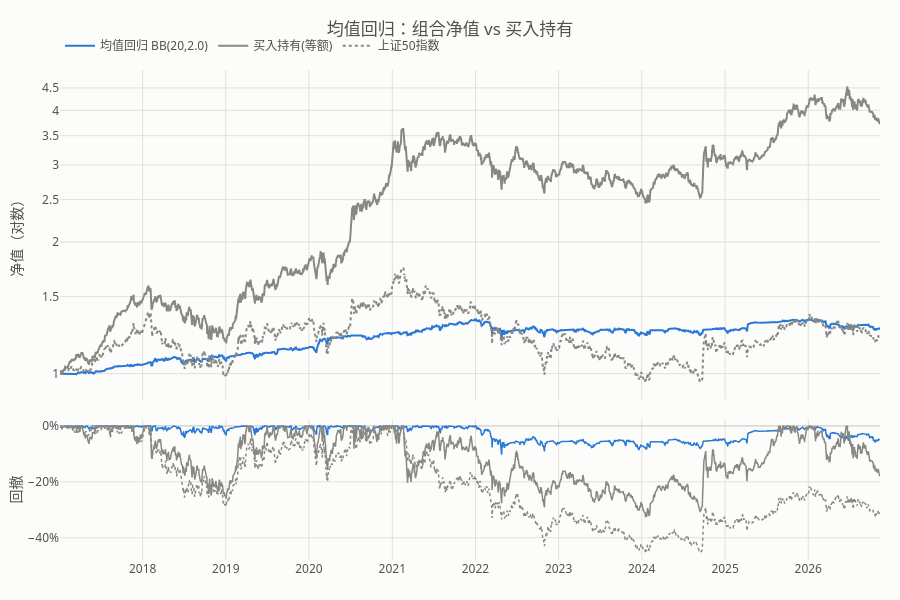

The notebook cell this image was saved under:
### Code cell
plot_equity(mr, "均值回归：组合净值 vs 买入持有")

### Figure 1 — Plotly figure (JSON) as saved in the notebook; plotly's stock layout.template omitted (floating-point values rounded to 4 significant figures; data arrays with more than 128 entries replaced by an {"elided": "..."} marker saying what was removed)
{"data": [{"hovertemplate": "%{y:.2f}", "legendgroup": "均值回归 BB(20,2.0)", "line": {"color": "#2a78d6", "width": 2}, "name": "均值回归 BB(20,2.0)", "type": "scatter", "x": {"elided": "2393 str values"}, "xaxis": "x", "y": {"elided": "2393 float values"}, "yaxis": "y"}, {"hovertemplate": "%{y:.1%}", "legendgroup": "均值回归 BB(20,2.0)", "line": {"color": "#2a78d6", "width": 1.5}, "name": "均值回归 BB(20,2.0)", "showlegend": false, "type": "scatter", "x": {"elided": "2393 str values"}, "xaxis": "x2", "y": {"elided": "2393 float values"}, "yaxis": "y2"}, {"hovertemplate": "%{y:.2f}", "legendgroup": "买入持有(等额)", "line": {"color": "#898781", "width": 2}, "name": "买入持有(等额)", "type": "scatter", "x": {"elided": "2393 str values"}, "xaxis": "x", "y": {"elided": "2393 float values"}, "yaxis": "y"}, {"hovertemplate": "%{y:.1%}", "legendgroup": "买入持有(等额)", "line": {"color": "#898781", "width": 1.5}, "name": "买入持有(等额)", "showlegend": false, "type": "scatter", "x": {"elided": "2393 str values"}, "xaxis": "x2", "y": {"elided": "2393 float values"}, "yaxis": "y2"}, {"hovertemplate": "%{y:.2f}", "legendgroup": "上证50指数", "line": {"color": "#898781", "dash": "dot", "width": 2}, "name": "上证50指数", "type": "scatter", "x": {"elided": "2393 str values"}, "xaxis": "x", "y": {"elided": "2393 float values"}, "yaxis": "y"}, {"hovertemplate": "%{y:.1%}", "legendgroup": "上证50指数", "line": {"color": "#898781", "dash": "dot", "width": 1.5}, "name": "上证50指数", "showlegend": false, "type": "scatter", "x": {"elided": "2393 str values"}, "xaxis": "x2", "y": {"elided": "2393 float values"}, "yaxis": "y2"}], "layout": {"height": 600, "title": {"text": "均值回归：组合净值 vs 买入持有"}, "xaxis": {"anchor": "y", "domain": [0, 1], "matches": "x2", "showticklabels": false}, "xaxis2": {"anchor": "y2", "domain": [0, 1]}, "yaxis": {"anchor": "x", "domain": [0.328, 1.0], "title": {"text": "净值（对数）"}, "type": "log"}, "yaxis2": {"anchor": "x2", "domain": [0, 0.288], "tickformat": ".0%", "title": {"text": "回撤"}}}}
